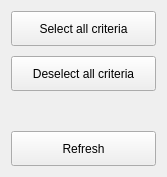
     <widget class="QWidget" name="layoutWidget">
      <property name="geometry">
       <rect>
        <x>1100</x>
        <y>5</y>
        <width>161</width>
        <height>180</height>
       </rect>
      </property>
      <layout class="QVBoxLayout" name="verticalLayout_button">
       <property name="spacing">
        <number>0</number>
       </property>
       <property name="sizeConstraint">
        <enum>QLayout::SetFixedSize</enum>
       </property>
       <item>
        <widget class="QPushButton" name="btn_selectAllCriteria">
         <property name="minimumSize">
          <size>
           <width>145</width>
           <height>35</height>
          </size>
         </property>
         <property name="maximumSize">
          <size>
           <width>160</width>
           <height>40</height>
          </size>
         </property>
         <property name="text">
          <string>Select all criteria</string>
         </property>
        </widget>
       </item>
       <item>
        <spacer name="verticalSpacer_betweenBtn">
         <property name="orientation">
          <enum>Qt::Vertical</enum>
         </property>
         <property name="sizeType">
          <enum>QSizePolicy::Fixed</enum>
         </property>
         <property name="sizeHint" stdset="0">
          <size>
           <width>30</width>
           <height>10</height>
          </size>
         </property>
        </spacer>
       </item>
       <item>
        <widget class="QPushButton" name="btn_deselectAllCriteria">
         <property name="minimumSize">
          <size>
           <width>145</width>
           <height>35</height>
          </size>
         </property>
         <property name="maximumSize">
          <size>
           <width>160</width>
           <height>40</height>
          </size>
         </property>
         <property name="text">
          <string>Deselect all criteria</string>
         </property>
        </widget>
       </item>
       <item>
        <spacer name="verticalSpacer_middle2Btn">
         <property name="orientation">
          <enum>Qt::Vertical</enum>
         </property>
         <property name="sizeType">
          <enum>QSizePolicy::Fixed</enum>
         </property>
         <property name="sizeHint" stdset="0">
          <size>
           <width>30</width>
           <height>40</height>
          </size>
         </property>
        </spacer>
       </item>
       <item>
        <widget class="QPushButton" name="btn_RefreshTableStockScreener">
         <property name="minimumSize">
          <size>
           <width>145</width>
           <height>35</height>
          </size>
         </property>
         <property name="maximumSize">
          <size>
           <width>160</width>
           <height>40</height>
          </size>
         </property>
         <property name="text">
          <string>Refresh</string>
         </property>
        </widget>
       </item>
      </layout>
      <zorder>btn_deselectAllCriteria</zorder>
      <zorder>btn_selectAllCriteria</zorder>
      <zorder>btn_RefreshTableStockScreener</zorder>
      <zorder>verticalSpacer_middle2Btn</zorder>
     </widget>
